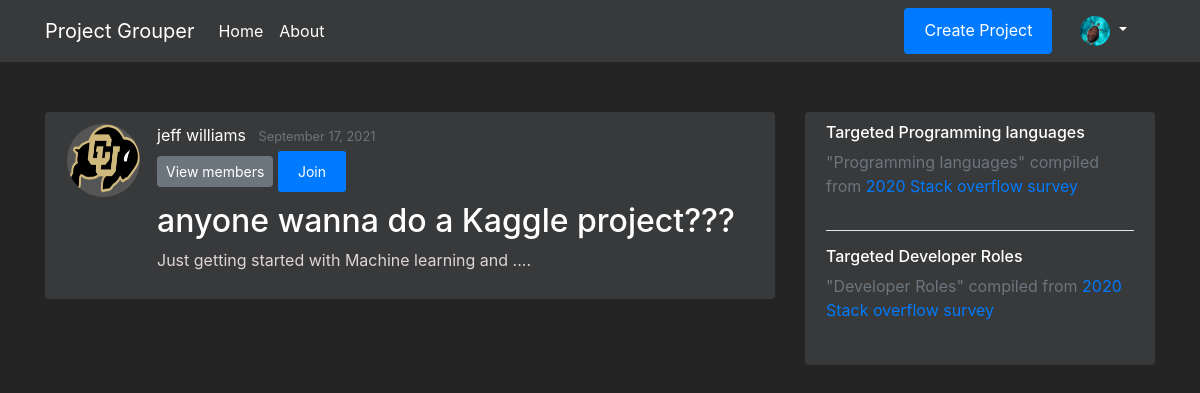
Page /projects/4 (signed in) on the committed database.
### flaskapp/models.py (models this page shows, shortened)
class Users(db.Model, UserMixin):
    __tablename__ = 'user'
    id = db.Column(db.Integer, primary_key=True, nullable=False)
    first_name = db.Column(db.String(20), nullable=False)
    last_name = db.Column(db.String(20), nullable=False)
    email = db.Column(db.String(50), unique=True, nullable=False)
    password = db.Column(db.String(20), nullable=False)
    profile_image = db.Column(db.String(20), nullable=False, default="Portrait_Placeholder.png")
    date_joined = db.Column(db.DateTime, nullable=False, default=datetime.utcnow)
    is_moderator = db.Column(db.Boolean, default=False, nullable=False)
    languages = db.relationship('Languages', secondary=UserLanguages, lazy='subquery', backref="get_users")
    careers = db.relationship('Careers', secondary=UserCareers, lazy='subquery', backref="get_users")

class Projects(db.Model):
    __tablename__ = 'project'
    id = db.Column(db.Integer, primary_key=True, nullable=False)
    name = db.Column(db.String(250), unique=True, nullable=False)
    desc = db.Column(db.String(500), unique=False, nullable=False)
    creation_timestamp = db.Column(db.DateTime, nullable=False, default=datetime.utcnow)
    start_date = db.Column(db.DateTime, nullable=True, default=datetime.utcnow)
    target_end_date = db.Column(db.DateTime, nullable=True, default=datetime.utcnow)
    owner_id = db.Column(db.Integer, db.ForeignKey('user.id'), nullable=False, default=1)
    owner = db.relationship("Users", foreign_keys=owner_id, backref="owned_projects", uselist=False)
    members = db.relationship('Users', secondary=UserProjects, lazy='subquery', backref="get_projects")
    languages = db.relationship('Languages', secondary=ProjectLanguages, lazy='subquery', backref="get_projects")
    careers = db.relationship('Careers', secondary=ProjectCareers, lazy='subquery', backref="get_projects")

### flaskapp/routes.py (the view)
@app.route("/projects/<int:project_id>")
def project(project_id):
    current_project = Projects.query.get_or_404(project_id)
    return render_template('project.html', title=current_project.name, current_project=current_project)

### flaskapp/models.py (called while the page is built)
@login_manager.user_loader
def load_user(user_id):
    return Users.query.get(int(user_id))

### flaskapp/templates/project.html (shortened to what this page needs)
{% extends "layout.html" %}
{% block content %}
    <article class="media content-section">
        <img class="rounded-circle article-img" src="{{ url_for('static', filename='profile_pics/' + current_project.owner.profile_image) }}">
        <div class="media-body">
            <div class="article-metadata">
                <a class="mr-2" href="#">{{ current_project.owner.first_name }} {{ current_project.owner.last_name }}</a>
                <small class="text-muted">{{ current_project.creation_timestamp.strftime('%B %d, %Y') }}</small>
                <div>
                    <button type="button" class="btn btn-secondary btn-sm mt-1 mb-1" data-toggle="modal" data-target="#viewProjectMembers">View members</button>
                {% if current_project.owner == current_user %}
                    <a class="btn btn-secondary btn-sm mt-1 mb-1" href="{{ url_for('update_project', project_id=current_project.id) }}">Update</a>
                    <button type="button" class="btn btn-danger btn-sm m-1" data-toggle="modal" data-target="#deleteModal">Delete</button>
                {% else %}
                    {% if current_user not in current_project.members  %}
                        <a class="btn btn-primary btn-sm mt-1 mb-1" href="{{ url_for('join_project', project_id=current_project.id) }}">Join</a>
                    {% else  %}
                        <a class="btn btn-danger btn-sm mt-1 mb-1" href="{{ url_for('leave_project', project_id=current_project.id) }}"> Leave </a>
                    {% endif %}
                {% endif %}
                </div>
            </div>
            <h2 class="article-title ">{{ current_project.name }}</h2>
            <p class="article-content">{{ current_project.desc }}</p>
        </div>
    </article>
        <body class=dark>
            </body>
        <body class=dark>
            </body>
{% endblock content %}
{% block sidebar %}
<div class="col-md-4">
    <div class="content-section">
      <h6>Targeted Programming languages</h6>
      <p class='text-muted'> "Programming languages" compiled from <a href="https://insights.stackoverflow.com/survey/2019#technology">2020 Stack overflow survey </a>
      </p>
      <hr color="white">
      <h6>Targeted Developer Roles</h6>
      <p class='text-muted'> "Developer Roles" compiled from <a href="https://insights.stackoverflow.com/survey/2020#developer-profile-developer-type-all-respondents">2020 Stack overflow survey </a>
      </p>
    </div>
</div>
{% endblock sidebar %}

### flaskapp/templates/layout.html (shortened to what this page needs)
<!DOCTYPE html>
<html lang="en">
<head>
    <link rel="stylesheet" href="https://maxcdn.bootstrapcdn.com/bootstrap/4.0.0/css/bootstrap.min.css">
    <link rel="stylesheet" type="text/css" href="{{ url_for('static', filename='/main.css') }}">
</head>
<body>
    <header class="site-header">
        <nav class="navbar navbar-expand-md navbar-dark bg-steel fixed-top">
            <div class="container">
                <a class="navbar-brand" href="/"> Project Grouper </a>
                <div class="collapse navbar-collapse" id="navbarToggle">
                    <div class="navbar-nav mr-auto">
                        <a class="nav-item nav-link" href="{{ url_for('home') }}">Home</a>
                        <a class="nav-item nav-link" href="{{ url_for('about') }}">About</a>
                    </div>
                    <div class="navbar-nav">
                        {% if current_user.is_authenticated %}
                            <a class="btn btn-primary btn-sml" href="{{ url_for('new_project') }}">Create Project</a>
                            <li class="nav-item dropdown">
                                <a class="nav-link dropdown-toggle" href="#" id="navbarDropdownMenuLink" role="button" data-toggle="dropdown" aria-haspopup="true" aria-expanded="false">
                                    <img src="{{ url_for('static', filename='profile_pics/' + current_user.profile_image) }}" width="30" height="30" class="rounded-circle">
                                </a>
                        {% else %}
                            <a class="nav-item nav-link" href="{{ url_for('login') }}">Login</a>
                            <a class="nav-item nav-link" href="{{ url_for('register') }}">Register</a>
                        {% endif %}
                    </div>
                </div>
            </div>
        </nav>
    </header>
    <main role="main" class="container">
      <div class="row">
        <div class="col-md-8">
          {% block content %}
          {% endblock %}
        </div>
        {% block sidebar %}
        {% endblock %}
      </div>
    </main>
</body>
</html>

### flaskapp/static/main.css (style rules this page uses)
.btn-primary { border: none; color: #ffffff; padding: 10px 20px; cursor: pointer; }
.navbar-nav > li { padding-left:20px; padding-right:20px; }
body { background: #252424; color: #e0d5d5; margin-top: 7rem; }
h1, h2, h3, h4, h5, h6 { color: #ffffff; }
.mr-2 { color: #ffffff; }
.bg-steel { background-color: #38393a; }
.site-header .navbar-nav .nav-link { color: #ffffff; }
.content-section { background: #38393a; padding: 10px 20px; border: 1px solid #38393a; border-radius: 3px; margin-bottom: 20px; }
.article-title { color: #ffffff; }
.article-content { white-space: pre-line; }
.article-img { height: 75px; width: 75px; margin-right: 16px; border: 1px solid #38393a; background:#555555; }
.article-metadata { padding-bottom: 1px; margin-bottom: 4px; border-bottom: 1px solid #38393a; }

### rows in the picture
Users: profile_image (placeholder picture)
Users: profile_image (picture), owner.first_name "jeff", owner.last_name "williams"
Projects: creation_timestamp "September 17, 2021", name "anyone wanna do a Kaggle project???", desc "Just getting started with Machine learning and ...."
